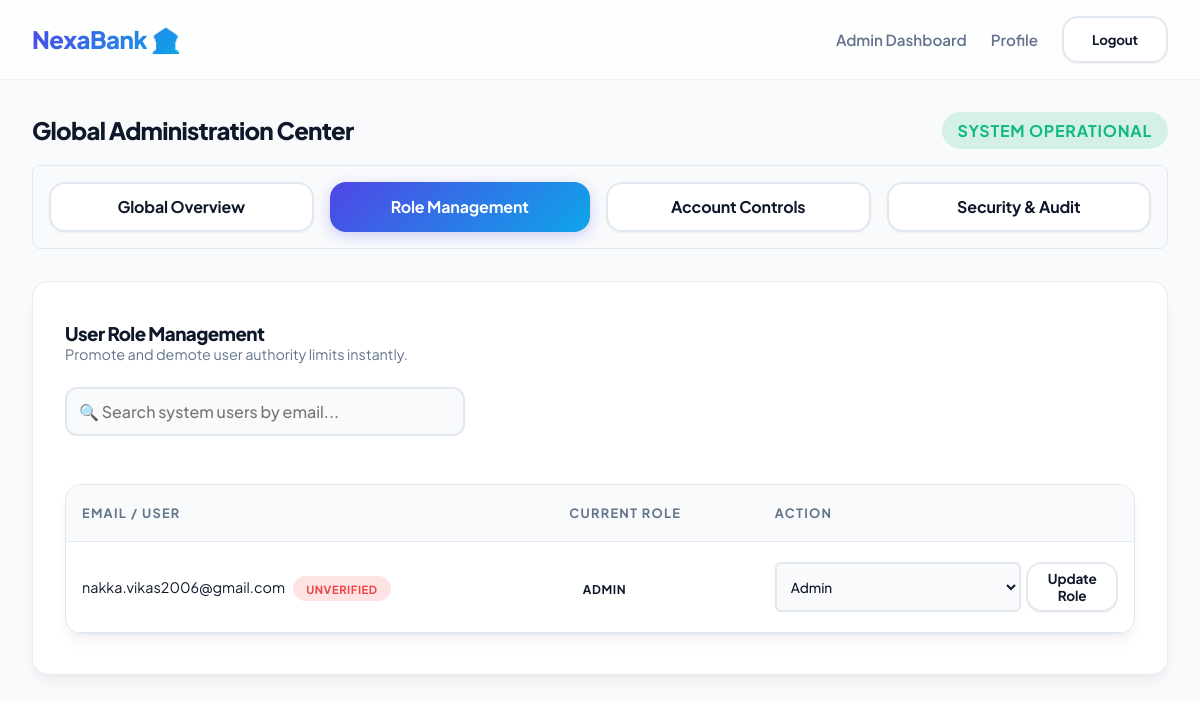
The app's page /dashboard/admin/roles/ (signed in), older data.
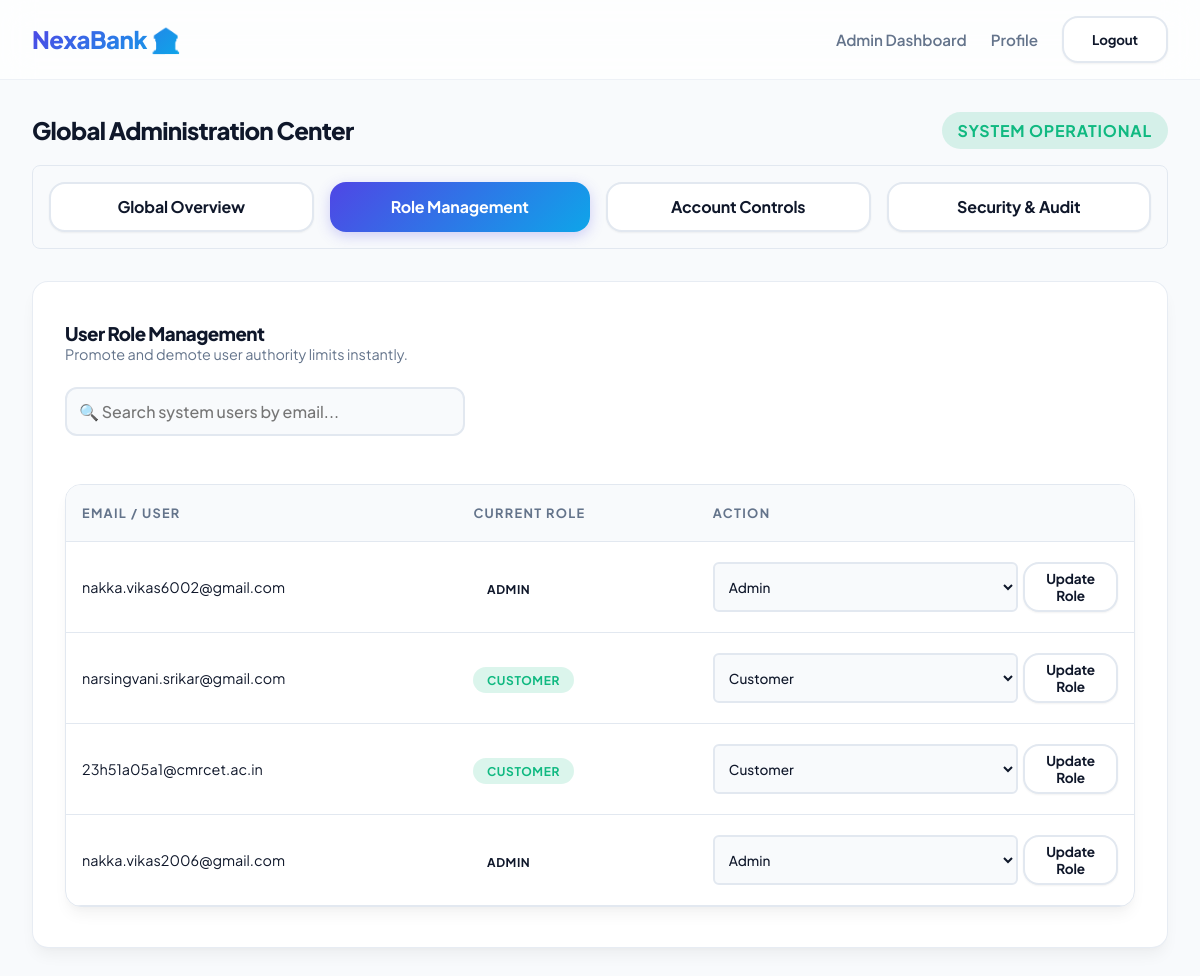
The same page, newer data.
### apps/accounts/models.py (models this page shows, shortened)
class CustomUser(AbstractBaseUser, PermissionsMixin):
    ROLE_CHOICES = (
        ('ADMIN', 'Admin'),
        ('CUSTOMER', 'Customer'),
        ('TELLER', 'Teller'),
    )
    email = models.EmailField(unique=True)
    role = models.CharField(max_length=10, choices=ROLE_CHOICES, default='CUSTOMER')
    is_active = models.BooleanField(default=True)
    is_verified = models.BooleanField(default=False)
    is_staff = models.BooleanField(default=False)
    created_at = models.DateTimeField(auto_now_add=True)
    objects = CustomUserManager()
    USERNAME_FIELD = 'email'
    REQUIRED_FIELDS = []

### apps/dashboard/views.py (the view)
# urls.py: path('admin/roles/', views.admin_roles_view, name='admin-roles'),
@login_required
@role_required('ADMIN')
def admin_roles_view(request):
    all_users = CustomUser.objects.all().order_by('-created_at')
    return render(request, 'dashboard/admin_roles.html', {'all_users': all_users})

### apps/dashboard/templates/dashboard/admin_roles.html (shortened to what this page needs)
{% extends 'base.html' %}
{% block content %}
<div style="display: flex; justify-content: space-between; align-items: center; margin-bottom: 1rem;">
    <h2>Global Administration Center</h2>
    <span class="badge badge-success" style="font-size: 1rem; padding: 0.5rem 1rem;">System Operational</span>
</div>
{% include 'dashboard/admin_subnav.html' %}
<div class="card" style="margin-top: 2rem;">
    <h3>User Role Management</h3>
    <p style="color: var(--text-muted); font-size: 0.9rem; margin-bottom: 1.5rem;">Promote and demote user authority limits instantly.</p>
    <input type="text" id="roleSearch" class="form-control" placeholder="🔍 Search system users by email..." onkeyup="filterRoles()" style="margin-bottom: 1rem; width: 100%; max-width: 400px; padding: 0.75rem;">
    <div class="table-container" style="max-height: 600px; overflow-y: auto;">
        <table id="rolesTable">
            <thead>
                <tr>
                    <th>Email / User</th>
                    <th>Current Role</th>
                    <th>Action</th>
                </tr>
            </thead>
            <tbody>
                {% for u in all_users %}
                <tr>
                    <td style="font-size: 0.9rem;">
                        {{ u.email }}
                        {% if not u.is_verified %}<span class="badge badge-failed" style="font-size: 0.7rem; margin-left: 5px;">Unverified</span>{% endif %}
                    </td>
                    <td><span class="badge {% if u.role == 'ADMIN' %}badge-danger{% elif u.role == 'TELLER' %}badge-secondary{% else %}badge-success{% endif %}">{{ u.role }}</span></td>
                    <td>
                        <form method="POST" action="{% url 'dashboard:change-role' u.id %}" style="display:flex; gap: 5px;">
                            <select name="role" class="form-control" style="padding: 6px 10px; font-size: 0.85rem; border-radius: 6px; cursor: pointer;">
                                <option value="CUSTOMER" {% if u.role == 'CUSTOMER' %}selected{% endif %}>Customer</option>
                                <option value="ADMIN" {% if u.role == 'ADMIN' %}selected{% endif %}>Admin</option>
                            </select>
                            <button type="submit" class="btn btn-secondary" style="padding: 6px 16px; font-size: 0.85rem;">Update Role</button>
                        </form>
                    </td>
                </tr>
                {% endfor %}
            </tbody>
        </table>
    </div>
</div>
{% endblock %}

Row changes from the older to the newer data that the page shows:
added CustomUser: email "nakka.vikas6002@gmail.com", role "ADMIN", role "Admin"
added CustomUser: email "narsingvani.srikar@gmail.com", role "CUSTOMER", role "Customer"
added CustomUser: email "23h51a05a1@cmrcet.ac.in", role "CUSTOMER", role "Customer"
changed CustomUser "nakka.vikas2006@gmail.com": no longer shows "UNVERIFIED"
